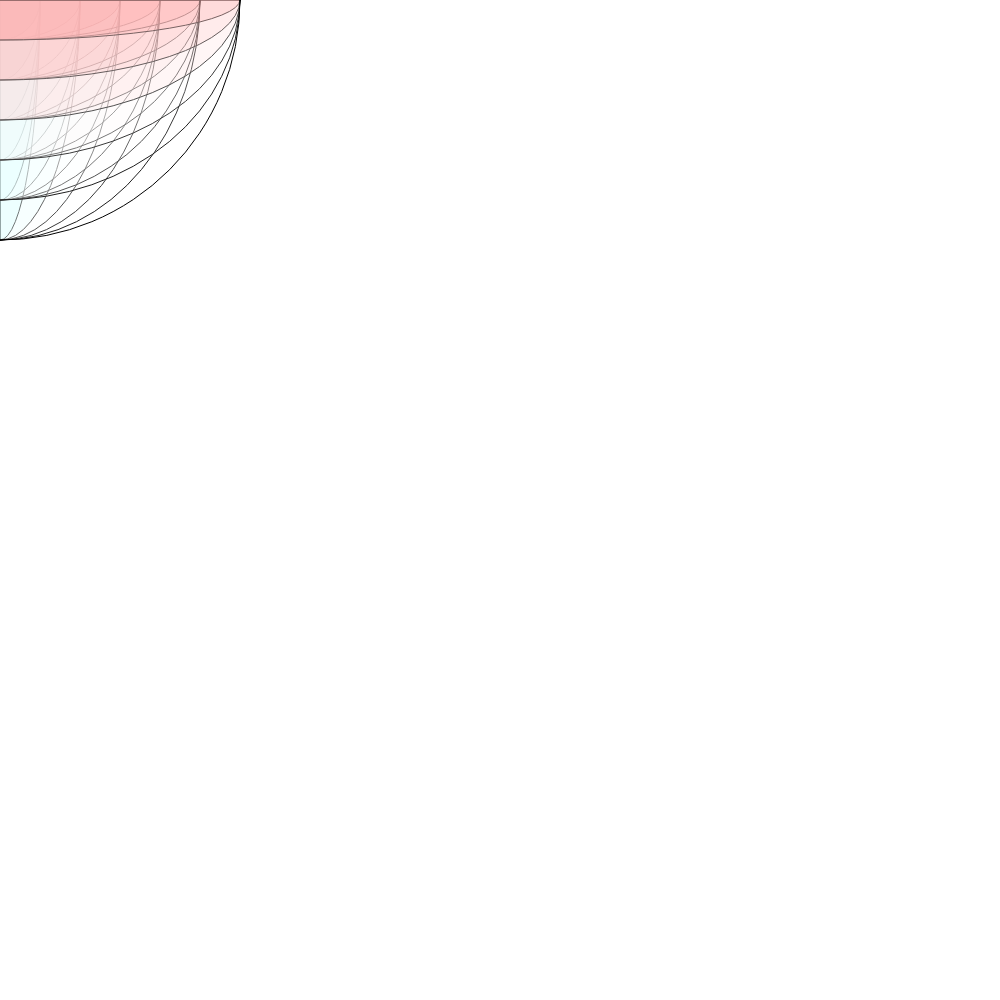
Frame 1 (no input)
Frame 60 (no input): identical to frame 1, image omitted
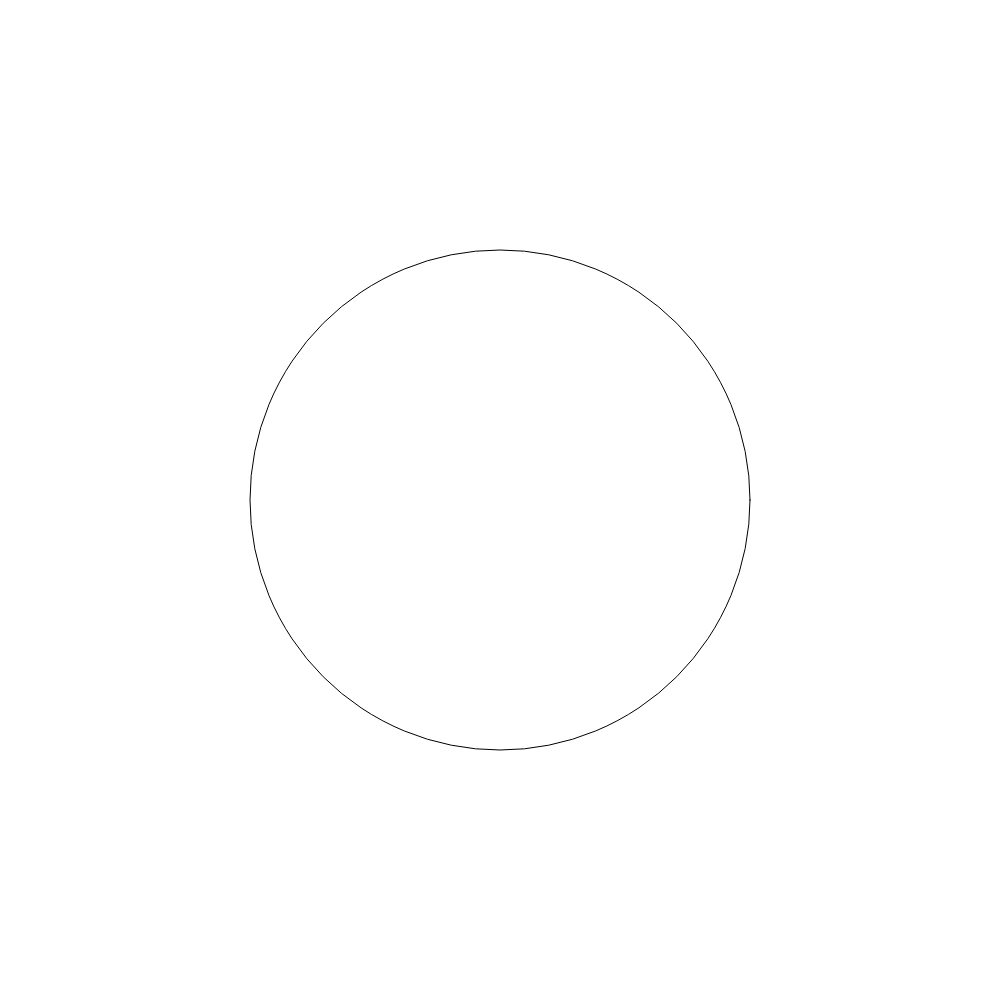
Frame 120 (the mouse pressed at the canvas centre since frame 60)

The p5.js sketch that drew these frames (run headless with seeded random() and noise() and a simulated clock; from frame 60 on, the mouse is pressed at the canvas centre):

// p5.js sketch
// ── sketch.js
function setup() {
  createCanvas(1000, 1000);
  stroke(1);
}

function draw() {
  background(255);
  for (let b1 = mouseX; b1 <= 500; b1 += 80) {
    for (let b2 = mouseY; b2 <= 500; b2 += 80) {
      ellipse(mouseX, mouseY, b1, b2);
      fill(b1, b2, b2, 30);
    }
  }
}

// function setup() {
//   createCanvas(200, 200);
//   stroke(10);
// }

// function draw() {
//   background(255);
//   for (let b1 = 20; b1 <= 200; b1 += 30) {
//     for (let b2 = 20; b2 <= 200; b2 += 30) {
//       ellipse(100, 100, b1, b2);
//       fill(100, 10);
//     }
//   }
// }
